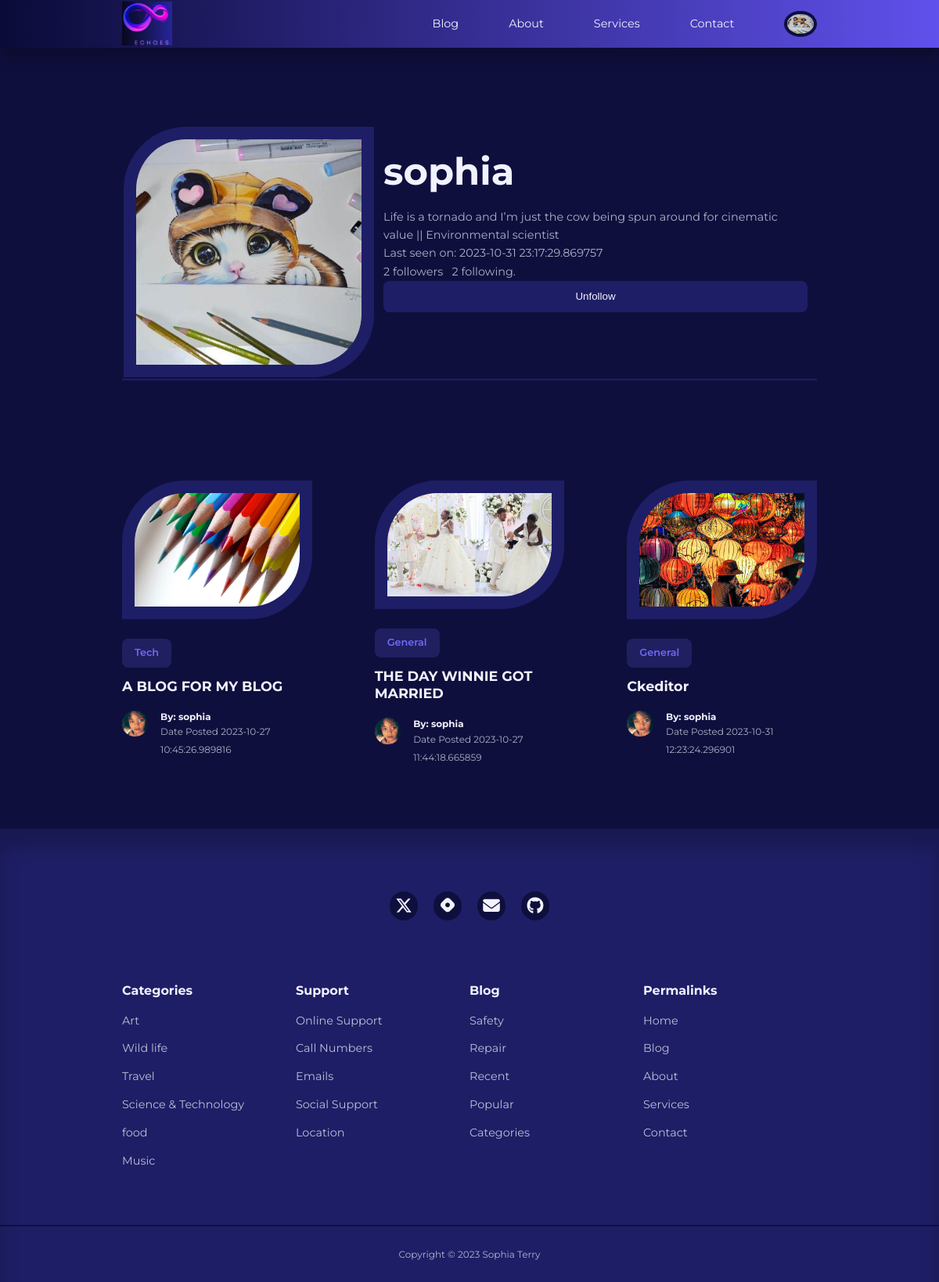
The page /user/sophia (signed in) on the database its author committed.
### app/models.py (models this page shows, shortened)
class User(UserMixin, db.Model):
    id = db.Column(db.Integer, primary_key=True)
    username = db.Column(db.String(100), index=True, unique=True)
    email = db.Column(db.String(120), index=True, unique=True)
    password_hash = db.Column(db.String(128))
    role = db.Column(db.String(3))
    picture = db.Column(db.String(120), nullable=True)
    posts = db.relationship('Post', backref='author', lazy='dynamic')
    about_me = db.Column(db.String(140))
    last_seen = db.Column(db.DateTime, default=datetime.utcnow)
    followed = db.relationship(
        'User', secondary=followers,
        primaryjoin=(followers.c.follower_id == id),
        secondaryjoin=(followers.c.followed_id == id),
        backref=db.backref('followers', lazy='dynamic'), lazy='dynamic'
    )
    def is_following(self, user):
        return self.followed.filter(
            followers.c.followed_id == user.id).count() > 0

class Post(db.Model):
    id = db.Column(db.Integer, primary_key=True)
    title = db.Column(db.String(120))
    content = db.Column(db.Text)
    image = db.Column(db.String(120), nullable=True)
    timestamp = db.Column(db.DateTime, index=True, default=datetime.utcnow)
    user_id = db.Column(db.Integer, db.ForeignKey('user.id', name='fk_user_id'))
    category_id = db.Column(db.Integer, db.ForeignKey('category.id', name='fk_category_id'))
    category = db.relationship('Category', backref=db.backref('posts', lazy=True))

class Category(db.Model):
    id = db.Column(db.Integer, primary_key=True)
    name = db.Column(db.String(20), unique=True, nullable=False)

### app/routes.py (the view)
@app.route('/user/<username>') #user
@login_required
def profile(username):
    user = User.query.filter_by(username=username).first_or_404()
    posts = user.posts
    authors = [post.author for post in posts]
    form = EmptyForm() # followers
    return render_template('profile.html', user=user, posts=posts, authors=authors,
                            form=form)

### app/forms.py
class EmptyForm(FlaskForm):
    submit = SubmitField('Submit')

### app/models.py (called while the page is built)
@login.user_loader
def load_user(id):
    return User.query.get(int(id))

### app/routes.py (called while the page is built)
@app.before_request
def before_request():
    if current_user.is_authenticated:
        current_user.last_seen = datetime.utcnow()
        db.session.commit()

### app/templates/profile.html (shortened to what this page needs)
{% extends "base.html" %}
{% block content %}
<div class="container profile__container">
    <table>
        <tr valign="top">
            <td>
                {% if current_user.picture %}
                <img class="display__pic" src="{{ url_for('static', filename='images/' + current_user.picture) }}">
                {% else %}
                <img src="{{ url_for('static', filename='/images/default_profile_pc.png') }}" alt="Default Image">
                {% endif %}
            </td>
            <td class="user__table">
                <h1>{{ user.username }}</h1>
                {% if user.about_me %}<p>{{ user.about_me }}</p>{% endif %}
                {% if user.last_seen %}<p>Last seen on: {{ user.last_seen }}</p>{% endif %}
                <p>{{ user.followers.count() }} followers &nbsp; {{ user.followed.count() }} following.</p>
                {% if user == current_user %}
                <p>
                    <a class="link__button" href="{{ url_for('edit_profile') }}">Edit your profile</a>&nbsp;
                     <a class="link__button" href="{{ url_for('add_post') }}">Create post </a>
                </p>
                {% else %}
               <p>
                 <form action="{{ url_for('unfollow', username=user.username) }}" method="post">
                    {{ form.submit(value='Unfollow') }}
                </form>
              </p>
              {% endif %}
            </td>
        </tr>
    </table>
    </div>
 <div>
<section class="posts">
    <div class="container posts__container">
         {% for post in posts %}
        <article class="post">
            <div class="post__thumbnail">
                {% if post.image %}
                <img src="{{ url_for('static', filename='images/' + post.image) }}" alt="Post Image">
                {% else %}
                <img src="{{ url_for('static', filename='/images/blog18.jpg') }}" alt="Default Image">
                {% endif %}
            </div>
            <div class="post__info">
             <a href="{{ url_for('category', category_name=post.category.name) }}" class="category__button">{{ post.category.name}}</a>
                    <h3 class="post__title"><a href="{{ url_for('single_post', post_id=post.id) }}">{{ post.title }}</a></h3>
                    <div class="post__author">
                        <div class="post__author-avator">
                            {% set author = authors[loop.index0] %}
                            {% if current_user.is_authenticated %}
                            <img src="{{ url_for('static', filename='images/' + author.picture) }}" alt="avatar">
                            {% else %}
                            <img src="{{ url_for('static', filename='/images/default_profile_pc.png') }}" alt="Default Image">
                            {% endif %}
                        </div>
                        <div class="post__author-info">
                            <a href="{{ url_for('profile', username=post.author.username) }}">
                            <h5>By: {{post.author.username }}</h5></a>
                            <small>Date Posted {{ post.timestamp }}</small>
                        </div>
                    </div>
                </div>
        </article>
        {% endfor %}
    </div>
</section>
{% endblock %}

### app/templates/base.html (shortened to what this page needs)
<!DOCTYPE html>
<html lang="en">
<head>
    <link rel="stylesheet" href="{{ url_for('static', filename='styles/styles.css')}}">
    <link rel="stylesheet" href="https://unicons.iconscout.com/release/v4.0.8/css/line.css">
</head>
<body>
    {% block navbar %}
    <nav>
        <div class="container nav__container">
            <a href="/index" class="nav__logo"><img src="/static/img/echologoblue.png" class="nav-img" alt=""></a>
            <ul class="nav__items">
                <li><a href="{{ url_for('blog') }}">Blog</a></li>
                <li><a href="{{ url_for('about') }}">About</a></li>
                <li><a href="{{ url_for('services') }}">Services</a></li>
                <li><a href="#contact">Contact</a></li>
                {% if current_user.is_anonymous %}
                <li><a href="{{ url_for('signin') }}">Sign In</a></li>
                {% else %}
                <li class="nav__profile">
                    <div class="avatar">
                        <img src="{{ url_for('static', filename='images/' ~ current_user.picture) }}" alt="">
                    </div>
                        {% endif %}
                </li>
            </ul>
        </div>
    </nav>
    {% endblock %}
     {% block content %}
    {% endblock %}
    {% block footer %}
    <footer>
        <div id="contact" class="footer__socials">
            <a href="https://twitter.com/Mssophia_" target="_blank">
                </a>
            <a href="https://sophiaintech.hashnode.dev/" target="_blank">
                </a>
            <a href="mailto:sophiaterryyu@gmail.com">
                </a>
            <a href="https://github.com/terryyufei" target="_blank">
                </a>
        </div>
        <div class="container footer__container">
            <article>
                <h4>Categories</h4>
                <ul>
                    <li><a href="">Art</a></li>
                    <li><a href="">Wild life</a></li>
                    <li><a href="">Travel</a></li>
                    <li><a href="">Science & Technology</a></li>
                    <li><a href="">food</a></li>
                    <li><a href="">Music</a></li>
                </ul>
            </article>
            <article>
                <h4>Support</h4>
                <ul>
                    <li><a href="">Online Support</a></li>
                    <li><a href="">Call Numbers</a></li>
                    <li><a href="">Emails</a></li>
                    <li><a href="">Social Support</a></li>
                    <li><a href="">Location</a></li>
                </ul>
            </article>
            <article>
                <h4>Blog</h4>
                <ul>
                    <li><a href="">Safety</a></li>
                    <li><a href="">Repair</a></li>
                    <li><a href="">Recent</a></li>
                    <li><a href="">Popular</a></li>
                    <li><a href="">Categories</a></li>
                </ul>
            </article>
            <article>
                <h4>Permalinks</h4>
                <ul>
                    <li><a href="">Home</a></li>
                    <li><a href="">Blog</a></li>
                    <li><a href="">About</a></li>
                    <li><a href="">Services</a></li>
                    <li><a href="">Contact</a></li>
                </ul>
            </article>
        </div>
        <div class="footer__copyright">
            <small>Copyright &copy; 2023 Sophia Terry</small>
        </div>
    </footer>
    {% endblock %}
</body>
</html>

### app/static/styles/styles.css (style rules this page uses)
:root { --color-primary: #6f6af8; --color-primary-light: hsl(242, 91%, 69%, 18%); --color-primary-variant: #5854c7; --color-red: #da0f3f; --color-red-light: hsl(346, 87%, 46%, 15%); --color-green: #00c476; --color-green-light: hsl(156, 100%, 38%, 15%); --color-gray-900: #1e1e66; --color-gray-700: #2d2b7c; --color-gray-300: rgba(242, 242, 254, 0.3); --color-gray-200: rgba(242, 242, 254, 0.7); --color-white: #f2f2fe; --color-bg: #0f0f3e; --transition: all 300ms ease; --container-width-lg: 74%; --container-width-md: 88%; --form-width: 40%; --card-border-radius-1: 0.3rem; --card-border-radius-2: 0.5rem; --card-border-radius-3: 0.8rem; --card-border-radius-4: 2rem; --card-border-radius-5: 5rem; }
* { box-sizing: border-box; margin: 0; padding: 0; outline: 0; border: 0; appearance: 0; list-style: none; text-decoration: none; }
body { font-family: 'Montserrat', sans-serif; line-height: 1.6; color: var(--color-gray-200); overflow-x: hidden; background: var(--color-bg); font-size: 0.9rem; }
.container { width: var(--container-width-lg); max-width: 1800px; margin-inline: auto; }
section { margin-top: 3rem; width: 100vw; }
h1, h2, h3, h4, h5 { color: var(--color-white); line-height: 1.3; }
h1 { font-size: 3rem; margin: 1rem 0; }
h3 { font-size: 1.1rem; margin: 0.8rem 0 0.5rem; }
h4 { font-size: 1rem; }
a { color: var(--color-white); transition: var(--transition); }
img { display: block; width: 100%; object-fit: cover; }
nav { background: linear-gradient(to right, hsl(240, 68%, 13%), hsl(246, 80%, 62%)); width: 100vw; height: 3.8rem; position: fixed; top: 0; z-index: 10; box-shadow: 0 1rem 1rem rgba(0, 0, 0, 0.2); }
.nav__container { height: 100%; display: flex; align-items: center; justify-content: space-between; }
.avatar { width: 2.6rem; height: 2.1rem; border-radius: 50%; overflow: hidden; border: 0.3rem solid var(--color-bg); }
.nav__logo { font-weight: 600; font-size: 1.2rem; }
.nav__items { display: flex; align-items: center; gap: 4rem; }
.nav__profile { position: relative; cursor: pointer; }
.category__button { background: var(--color-primary-light); color: var(--color-primary); display: inline-block; padding: 0.5rem 1rem; border-radius: var(--card-border-radius-2); font-weight: 600; font-size: 0.8rem; text-align: center; }
.post__thumbnail { border-radius: var(--card-border-radius-5) 0; border: 1rem solid var(--color-gray-900); overflow: hidden; margin-bottom: 1.6rem; }
.post__author { display: flex; gap: 1rem; margin-top: 1.2rem; }
.post__author-avator { width: 2.5rem; height: 2.5rem; border-radius: var(--card-border-radius-3); overflow: hidden; }
.posts__container { display: grid; grid-template-columns: repeat(3, 1fr); gap: 5rem; margin-bottom: 5rem; margin-top: 8rem; }
footer { background: var(--color-gray-900); padding: 5rem 0 0; box-shadow: inset 0 1.5rem 1.5rem rgba(0, 0, 0, 0.2); }
.footer__socials { margin-inline: auto; width: fit-content; margin-bottom: 5rem; display: flex; justify-content: space-between; align-items: center; gap: 1.2rem; }
.footer__socials a { background: var(--color-bg); border-radius: 50%; width: 2.3rem; height: 2.3rem; display: flex; align-items: center; justify-content: center; }
.footer__container { display: grid; grid-template-columns: repeat(4, 1fr); }
footer h4 { color: var(--color-white); margin-bottom: 0.6rem; }
footer ul a { opacity: 0.75; }
footer ul li { padding: 0.4rem 0; }
.footer__copyright { text-align: center; padding: 1.5rem 0; border-top: 2px solid var(--color-bg); margin-top: 4rem; }
form { display: flex; flex-direction: column; gap: 1rem; }
input, textarea, select { padding: 0.8rem 1.4rem; background: var(--color-gray-900); border-radius: var(--card-border-radius-2); resize: none; color: var(--color-white); }
.profile__container { margin-top: 10rem; border-bottom: 2px solid var(--color-gray-900); }
.display__pic { border-radius: var(--card-border-radius-5) 0; border: 1rem solid var(--color-gray-900); overflow: hidden; height: 20rem; width: 20rem; }
.user__table { padding: 10px; }
.nav-img { height: 3.5rem; width: 4.0rem; }

### rows shown on the page
User: picture (picture)
User: username "sophia", about_me "Life is a tornado and I’m just the cow being spun around for cinematic value || Environmental scientist", last_seen "2023-10-31 23:17:29.869757"
Post: image (picture), category.name "Tech", title "A BLOG FOR MY BLOG", picture (picture), author.username "sophia", timestamp "2023-10-27 10:45:26.989816"
Post: image (picture), category.name "General", title "THE DAY WINNIE GOT MARRIED", picture (picture), author.username "sophia", timestamp "2023-10-27 11:44:18.665859"
Post: image (picture), category.name "General", title "Ckeditor", picture (picture), author.username "sophia", timestamp "2023-10-31 12:23:24.296901"

### other values the page prints
{{ user.followers.count() }} "2"
{{ user.followed.count() }} "2"
